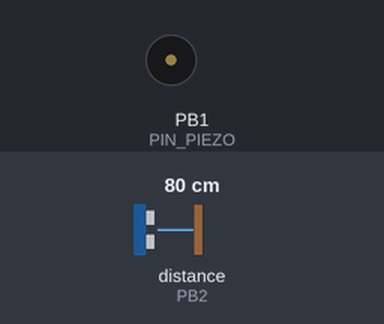
Recording of a sketch running on a simulated ATtiny85, built with avr-gcc and run on an emulated ATtiny85. Shown: buzzer (waves = sounding). Wiring (inferred from the names in the program): range finder with pulse-width output: data PB2. The test bench sets the inputs (shaded band); at power-on: distance to the obstacle (sensor on PB2) 80 cm. Sleep ends after the set time or at an interrupt; random numbers use the default seed unless the sketch sets one.

Above: at 1.3 s.
1.4 s: distance to the obstacle (sensor on PB2) set to 35 cm
At 2.64 s:
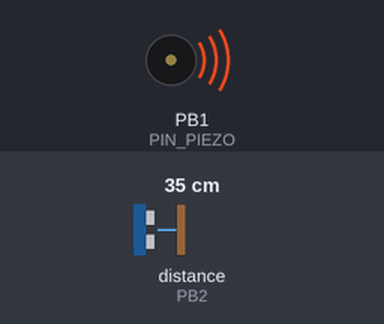
4.4 s: distance to the obstacle (sensor on PB2) set to 2 cm
7.4 s: distance to the obstacle (sensor on PB2) set to 9 cm
Timing chart, 0 to 10.4 s (numbered marks = the images above; inputs shaded):
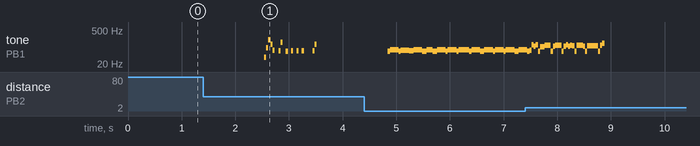

The sketch:

Attiny85_rand_sounds.ino
```cpp
#include <avr/interrupt.h>
#include <avr/sleep.h>
#include "pitches.h"

/**************************************************************************************************/
/*                                    MEMORIA ROM                                                 */
/**************************************************************************************************/
#define PIN_ACTIVAR 2    // (pin 7)
#define PIN_PIEZO 1      // (pin 6)
#define NUM_NOTAS 89

const int notas[NUM_NOTAS] =
{
    NOTE_B0, NOTE_C1, NOTE_CS1, NOTE_D1, NOTE_DS1, NOTE_E1, NOTE_F1, NOTE_FS1, NOTE_G1, NOTE_GS1,
    NOTE_A1, NOTE_AS1, NOTE_B1, NOTE_C2, NOTE_CS2, NOTE_D2, NOTE_DS2, NOTE_E2, NOTE_F2, NOTE_FS2,
    NOTE_G2, NOTE_GS2, NOTE_A2, NOTE_AS2, NOTE_B2, NOTE_C3, NOTE_CS3, NOTE_D3, NOTE_DS3, NOTE_E3,
    NOTE_F3, NOTE_FS3, NOTE_G3, NOTE_GS3, NOTE_A3, NOTE_AS3, NOTE_B3, NOTE_C4, NOTE_CS4, NOTE_D4,
    NOTE_DS4, NOTE_E4, NOTE_F4, NOTE_FS4, NOTE_G4, NOTE_GS4, NOTE_A4, NOTE_AS4, NOTE_B4, NOTE_C5,
    NOTE_CS5, NOTE_D5, NOTE_DS5, NOTE_E5, NOTE_F5, NOTE_FS5, NOTE_G5, NOTE_GS5, NOTE_A5, NOTE_AS5,
    NOTE_B5, NOTE_C6, NOTE_CS6, NOTE_D6, NOTE_DS6, NOTE_E6, NOTE_F6, NOTE_FS6, NOTE_G6, NOTE_GS6,
    NOTE_A6, NOTE_AS6, NOTE_B6, NOTE_C7, NOTE_CS7, NOTE_D7, NOTE_DS7, NOTE_E7, NOTE_F7, NOTE_FS7,
    NOTE_G7, NOTE_GS7, NOTE_A7, NOTE_AS7, NOTE_B7, NOTE_C8, NOTE_CS8, NOTE_D8, NOTE_DS8
};

/**************************************************************************************************/
/*                                    MEMORIA RAM                                                 */
/**************************************************************************************************/
volatile int activar;
int nota, tiempo, t_max, tiempo_nota, tiempo_entre_nota;

/**************************************************************************************************/
/*                                     PROGRAMA                                                   */
/**************************************************************************************************/
void Int0ISR()
{
    if(activar == 0)
        activar = 1;
    else
        activar = 0;
}

void setup(void)
{
    pinMode(PIN_ACTIVAR, INPUT_PULLUP);
    pinMode(PIN_PIEZO, OUTPUT);

    digitalWrite(PIN_PIEZO, LOW);
    set_sleep_mode(SLEEP_MODE_PWR_DOWN);
    randomSeed(micros());

    activar = 0;

    attachInterrupt(0, Int0ISR, LOW);
    aDormir();
}

void loop()
{
    if(activar == 1)
    {
        nota = random(0, NUM_NOTAS);
        tiempo = random(5, 20);

        reproducir(nota, tiempo);
    }
    else
    {
        delay(100);
        digitalWrite(PIN_PIEZO, LOW);
        aDormir();
    }
}

void aDormir()
{
    sleep_enable();
    sleep_cpu();
    sleep_disable();

    delay(100);
}

void reproducir(int n, int t)
{
    tiempo_nota = 1000/t;
    tiempo_entre_nota = tiempo_nota * 1.3;

    buzz(PIN_PIEZO, notas[n], tiempo_nota);
    delay(tiempo_entre_nota);
}

void buzz(int targetPin, long frequency, long length)
{
    long delayValue = (1000000/frequency/2); // calculate the delay value between transitions
    //// 1 second's worth of microseconds, divided by the frequency, then split in half since
    //// there are two phases to each cycle

    long numCycles = frequency * length/ 1000; // calculate the number of cycles for proper timing
    //// multiply frequency, which is really cycles per second, by the number of seconds to
    //// get the total number of cycles to produce

    for (long i=0; i < numCycles; i++) // for the calculated length of time...
    {
        digitalWrite(targetPin,HIGH); // write the buzzer pin high to push out the diaphram
        delayMicroseconds(delayValue); // wait for the calculated delay value
        digitalWrite(targetPin,LOW); // write the buzzer pin low to pull back the diaphram
        delayMicroseconds(delayValue); // wait again or the calculated delay value
    }
}
```

pitches.h
```cpp
#define NOTE_B0  31
#define NOTE_C1  33
#define NOTE_CS1 35
#define NOTE_D1  37
#define NOTE_DS1 39
#define NOTE_E1  41
#define NOTE_F1  44
#define NOTE_FS1 46
#define NOTE_G1  49
#define NOTE_GS1 52
#define NOTE_A1  55
#define NOTE_AS1 58
#define NOTE_B1  62
#define NOTE_C2  65
#define NOTE_CS2 69
#define NOTE_D2  73
#define NOTE_DS2 78
#define NOTE_E2  82
#define NOTE_F2  87
#define NOTE_FS2 93
#define NOTE_G2  98
#define NOTE_GS2 104
#define NOTE_A2  110
#define NOTE_AS2 117
#define NOTE_B2  123
#define NOTE_C3  131
#define NOTE_CS3 139
#define NOTE_D3  147
#define NOTE_DS3 156
#define NOTE_E3  165
#define NOTE_F3  175
#define NOTE_FS3 185
#define NOTE_G3  196
#define NOTE_GS3 208
#define NOTE_A3  220
#define NOTE_AS3 233
#define NOTE_B3  247
#define NOTE_C4  262
#define NOTE_CS4 277
#define NOTE_D4  294
#define NOTE_DS4 311
#define NOTE_E4  330
#define NOTE_F4  349
#define NOTE_FS4 370
#define NOTE_G4  392
#define NOTE_GS4 415
#define NOTE_A4  440
#define NOTE_AS4 466
#define NOTE_B4  494
#define NOTE_C5  523
#define NOTE_CS5 554
#define NOTE_D5  587
#define NOTE_DS5 622
#define NOTE_E5  659
#define NOTE_F5  698
#define NOTE_FS5 740
#define NOTE_G5  784
#define NOTE_GS5 831
#define NOTE_A5  880
#define NOTE_AS5 932
#define NOTE_B5  988
#define NOTE_C6  1047
#define NOTE_CS6 1109
#define NOTE_D6  1175
#define NOTE_DS6 1245
#define NOTE_E6  1319
#define NOTE_F6  1397
#define NOTE_FS6 1480
#define NOTE_G6  1568
#define NOTE_GS6 1661
#define NOTE_A6  1760
#define NOTE_AS6 1865
#define NOTE_B6  1976
#define NOTE_C7  2093
#define NOTE_CS7 2217
#define NOTE_D7  2349
#define NOTE_DS7 2489
#define NOTE_E7  2637
#define NOTE_F7  2794
#define NOTE_FS7 2960
#define NOTE_G7  3136
#define NOTE_GS7 3322
#define NOTE_A7  3520
#define NOTE_AS7 3729
#define NOTE_B7  3951
#define NOTE_C8  4186
#define NOTE_CS8 4435
#define NOTE_D8  4699
#define NOTE_DS8 4978
```

Measured:
- by itself, tone on PB1 (PIN_PIEZO): plays 66 Hz for 0.04 s, 75 Hz for 0.04 s, 126 Hz for 0.04 s, 109 Hz for 0.04 s, 126 Hz for 0.04 s, 67 Hz for 0.04 s … (25 notes in this stretch)
